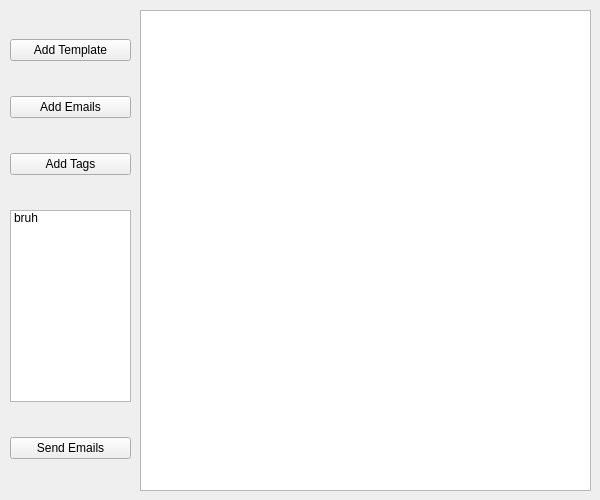
<?xml version="1.0" encoding="UTF-8"?>
<ui version="4.0">
 <class>mainWindow</class>
 <widget class="QWidget" name="mainWindow">
  <property name="geometry">
   <rect>
    <x>0</x>
    <y>0</y>
    <width>600</width>
    <height>500</height>
   </rect>
  </property>
  <property name="sizePolicy">
   <sizepolicy hsizetype="Fixed" vsizetype="Fixed">
    <horstretch>0</horstretch>
    <verstretch>0</verstretch>
   </sizepolicy>
  </property>
  <property name="minimumSize">
   <size>
    <width>600</width>
    <height>500</height>
   </size>
  </property>
  <property name="maximumSize">
   <size>
    <width>600</width>
    <height>500</height>
   </size>
  </property>
  <property name="windowTitle">
   <string>Auto Email Formatter</string>
  </property>
  <widget class="QTextEdit" name="templatePreview">
   <property name="geometry">
    <rect>
     <x>140</x>
     <y>10</y>
     <width>451</width>
     <height>481</height>
    </rect>
   </property>
   <property name="sizePolicy">
    <sizepolicy hsizetype="Fixed" vsizetype="Fixed">
     <horstretch>0</horstretch>
     <verstretch>0</verstretch>
    </sizepolicy>
   </property>
  </widget>
  <widget class="QWidget" name="verticalLayoutWidget">
   <property name="geometry">
    <rect>
     <x>10</x>
     <y>10</y>
     <width>121</width>
     <height>481</height>
    </rect>
   </property>
   <layout class="QVBoxLayout" name="verticalLayout">
    <item>
     <widget class="QPushButton" name="addTemplateButton">
      <property name="text">
       <string>Add Template</string>
      </property>
     </widget>
    </item>
    <item>
     <widget class="QPushButton" name="addEmailButton">
      <property name="text">
       <string>Add Emails</string>
      </property>
     </widget>
    </item>
    <item>
     <widget class="QPushButton" name="addTagButton">
      <property name="text">
       <string>Add Tags</string>
      </property>
     </widget>
    </item>
    <item>
     <widget class="QListWidget" name="tagList">
      <property name="sizePolicy">
       <sizepolicy hsizetype="Fixed" vsizetype="Fixed">
        <horstretch>0</horstretch>
        <verstretch>0</verstretch>
       </sizepolicy>
      </property>
      <item>
       <property name="text">
        <string>bruh</string>
       </property>
      </item>
     </widget>
    </item>
    <item>
     <widget class="QPushButton" name="sendButton">
      <property name="text">
       <string>Send Emails</string>
      </property>
     </widget>
    </item>
   </layout>
  </widget>
 </widget>
 <resources/>
 <connections/>
</ui>
